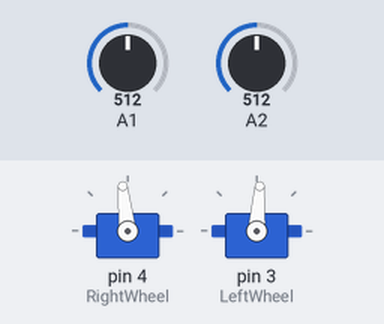
Bench run of a sketch on a simulated Arduino Uno, built with avr-gcc and run on an emulated ATmega328P. Parts: 2 × servo. The inputs (shaded band) are chosen by the test bench; at power-on: A1 = 512, A2 = 512. What the sketch prints to the serial monitor is not drawn.

Above: at 6.6 s.
Timing chart, 0 to 8.1 s (numbered marks = the images above):
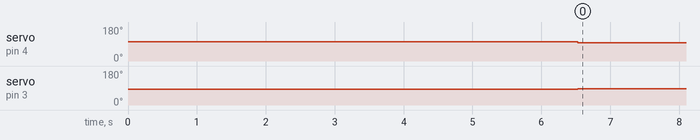

Measured:
- by itself, servo on pin 4 (RightWheel): 102° → 96° at 6.5 s
- by itself, servo on pin 3 (LeftWheel): 83° → 86° at 6.5 s

The sketch:

Line_Following.ino
```cpp
#include <Servo.h>
Servo LeftWheel;
Servo RightWheel;
/*int whisker1=0; // Initial whisker mode off 0=off 1= on
int whisker2=0; // Initial whisker mode off 0=off 1= on*/
int LPhoto=0;
int RPhoto=0;
int time = 0;
void setup() {
  // put your setup code here, to run once:
delay(5000);
RightWheel.attach(4);
LeftWheel.attach(3);
Serial.begin(9600);
pinMode(5, INPUT);
pinMode(6,INPUT);
Outofgrey();
}

void loop() {
  // put your main code here, to run repeatedly:

time = millis();
if(time>26000){LeftWheel.detach();RightWheel.detach();}
LPhoto = analogRead(1); //Right photoresistor Information
RPhoto = analogRead(2); // Left photoresistor Information
Serial.println(RPhoto-LPhoto); //serial moniter
delay (30);
if (10<(RPhoto-LPhoto)<200){Forward();} //forward
if (-190<(RPhoto-LPhoto)<0){Right();} //right
if (200<(RPhoto-LPhoto)<400){Left();} //left

}

void Forward()
{ LeftWheel.writeMicroseconds(1400);
  RightWheel.writeMicroseconds(1600);
}

void backward()
{ LeftWheel.writeMicroseconds (1570);
  RightWheel.writeMicroseconds (1480);
}
void Hault()
{RightWheel.writeMicroseconds(1530); LeftWheel.writeMicroseconds(1500);
}
void Left()
{LeftWheel.writeMicroseconds(1430);
  RightWheel.writeMicroseconds(1530);
}
void Right()
{LeftWheel.writeMicroseconds(1500);
  RightWheel.writeMicroseconds(1600);
}
void Out()
{ LeftWheel.writeMicroseconds(1350);
  RightWheel.writeMicroseconds(1650);
  delay(1200);
}
void UTurn ()
{LeftWheel.writeMicroseconds(1700);
  RightWheel.writeMicroseconds(1600);
  delay(1700);
  }
  void Outofgrey()
  { LeftWheel.writeMicroseconds(1400);
  RightWheel.writeMicroseconds(1600);
  delay(1500);
}
void outoftheway()
{LeftWheel.writeMicroseconds(1600);
  RightWheel.writeMicroseconds(1400);
  delay (2000);
  LeftWheel.writeMicroseconds(1430);
  RightWheel.writeMicroseconds(1530);
  delay (500);
  LeftWheel.writeMicroseconds(1400);
  RightWheel.writeMicroseconds(1600);
  delay (700);
  }
```
